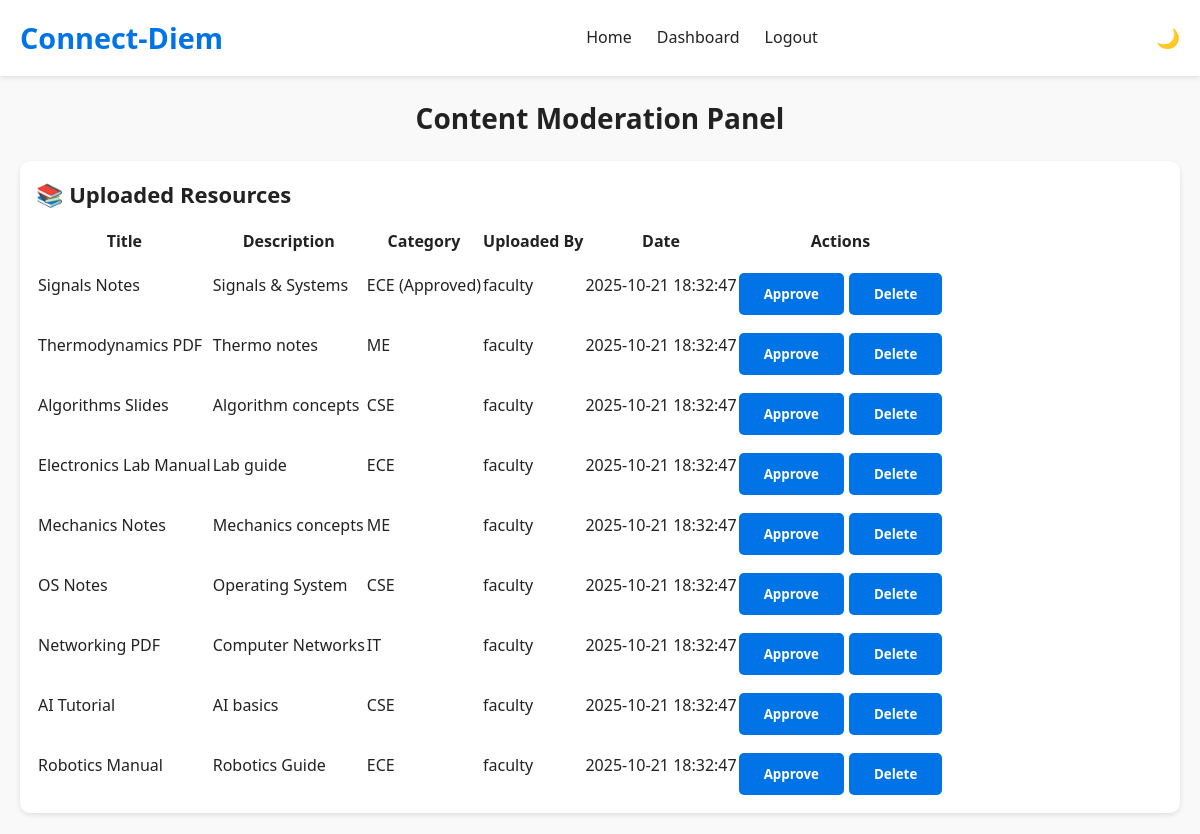
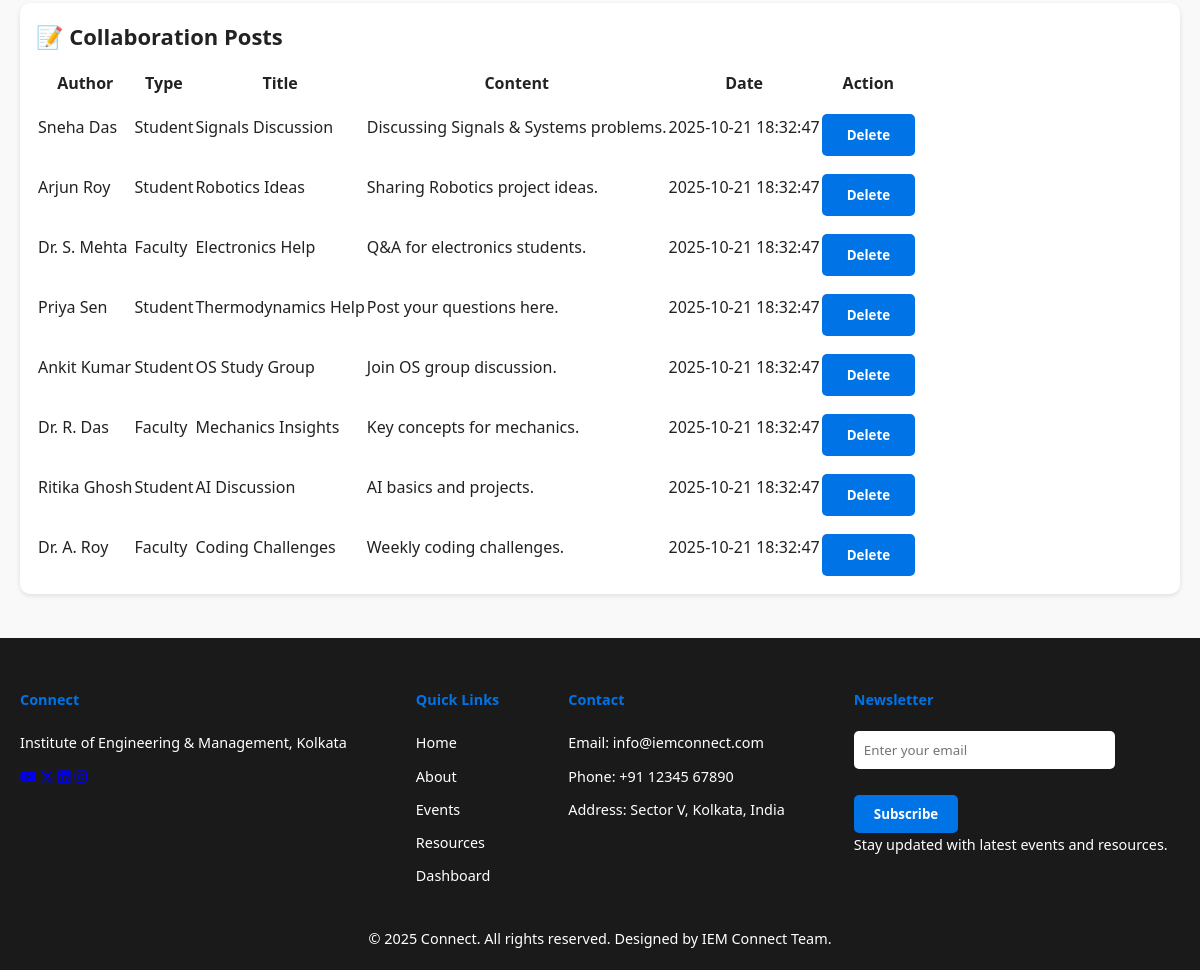
/admin/content_moderation.php (signed in), run on the app's committed database (2 pictures, top to bottom).
### tables this page shows
CREATE TABLE `resources` (
  `resource_id` int(11) NOT NULL,
  `title` varchar(200) DEFAULT NULL,
  `description` text DEFAULT NULL,
  `file_path` varchar(255) DEFAULT NULL,
  `category` varchar(100) DEFAULT NULL,
  `uploaded_by` enum('faculty','admin') DEFAULT 'faculty',
  `faculty_id` int(11) DEFAULT NULL,
  `upload_date` datetime DEFAULT current_timestamp()
);

CREATE TABLE `collaboration` (
  `post_id` int(11) NOT NULL,
  `author_type` enum('student','faculty') NOT NULL,
  `author_id` int(11) NOT NULL,
  `title` varchar(200) DEFAULT NULL,
  `content` text DEFAULT NULL,
  `attachment` varchar(255) DEFAULT NULL,
  `created_at` datetime DEFAULT current_timestamp()
);

### admin/content_moderation.php (the view, shortened to what this page needs)
<?php
include '../includes/db.php';
include '../includes/header.php';
$resources = $conn->query("SELECT * FROM resources ORDER BY upload_date DESC");
$collabs = $conn->query("
    SELECT c.*,
           CASE WHEN c.author_type='faculty' THEN f.name ELSE s.name END AS author_name
    FROM collaboration c
    LEFT JOIN faculty f ON c.author_type='faculty' AND c.author_id=f.faculty_id
    LEFT JOIN students s ON c.author_type='student' AND c.author_id=s.student_id
    ORDER BY c.created_at DESC
");
?>
<main class="dashboard-main">
    <h2 style="text-align:center;">Content Moderation Panel</h2>
    <section class="moderation-section">
        <h3>📚 Uploaded Resources</h3>
        <table>
            <tr>
                <th>Title</th>
                <th>Description</th>
                <th>Category</th>
                <th>Uploaded By</th>
                <th>Date</th>
                <th>Actions</th>
            </tr>
            <?php while($r = $resources->fetch_assoc()): ?>
            <tr>
                <td><?= htmlspecialchars($r['title']) ?></td>
                <td><?= htmlspecialchars($r['description']) ?></td>
                <td><?= htmlspecialchars($r['category']) ?></td>
                <td><?= htmlspecialchars($r['uploaded_by']) ?></td>
                <td><?= htmlspecialchars($r['upload_date']) ?></td>
                <td>
                    <form method="POST" style="display:flex;gap:5px;">
                        <button type="submit" name="action" value="approve" class="btn btn-success">Approve</button>
                        <button type="submit" name="action" value="delete" class="btn btn-danger" onclick="return confirm('Delete this resource?')">Delete</button>
                    </form>
                </td>
            </tr>
            <?php endwhile; ?>
        </table>
    </section>
    <section class="moderation-section">
        <h3>📝 Collaboration Posts</h3>
        <table>
            <tr>
                <th>Author</th>
                <th>Type</th>
                <th>Title</th>
                <th>Content</th>
                <th>Date</th>
                <th>Action</th>
            </tr>
            <?php while($c = $collabs->fetch_assoc()): ?>
            <tr>
                <td><?= htmlspecialchars($c['author_name']) ?></td>
                <td><?= htmlspecialchars(ucfirst($c['author_type'])) ?></td>
                <td><?= htmlspecialchars($c['title']) ?></td>
                <td><?= htmlspecialchars($c['content']) ?></td>
                <td><?= htmlspecialchars($c['created_at']) ?></td>
                <td>
                    <form method="POST" onsubmit="return confirm('Delete this collaboration post?')">
                        <button type="submit" name="delete_collab" class="btn btn-danger">Delete</button>
                    </form>
                </td>
            </tr>
            <?php endwhile; ?>
        </table>
    </section>
</main>
<?php include '../includes/footer.php'; ?>

### includes/header.php (shortened to what this page needs)
<?php
$role = $_SESSION['role'] ?? '';
?>
<!DOCTYPE html>
<html lang="en">
<head>
    <link rel="stylesheet" href="<?php echo ROOT_PATH; ?>assets/css/style.css">
    <link rel="stylesheet" href="https://cdnjs.cloudflare.com/ajax/libs/font-awesome/6.5.0/css/all.min.css">
</head>
<body class="light-mode">
<header>
    <div class="container header-container">
        <div class="logo">
            <a href="<?php echo ROOT_PATH; ?>index.php">Connect-Diem</a>
        </div>
        <nav class="nav">
            <ul class="nav-links">
                <li><a href="<?php echo ROOT_PATH; ?>index.php">Home</a></li>
                <?php if(isset($_SESSION['user_id']) && !empty($role)): ?>
                    <li><a href="<?php echo ROOT_PATH; ?>dashboards/<?php echo $role; ?>_dashboard.php">Dashboard</a></li>
                    <li><a href="<?php echo ROOT_PATH; ?>logout.php">Logout</a></li>
                <?php endif; ?>
            </ul>
        </nav>
        <div class="header-right">
            <div class="dark-mode-toggle">
                <button id="modeToggle">🌙</button>
            </div>
        </div>
    </div>
</header>

### includes/footer.php
<footer>
    <div class="footer-top">
        <div class="container footer-container">
            <div class="footer-col">
                <h4>Connect</h4>
                <p>Institute of Engineering & Management, Kolkata</p>
                <div class="social-icons">
                    <a href="#"><i class="fa-brands fa-youtube"></i></a>
                    <a href="#"><i class="fa-brands fa-x-twitter"></i></a>
                    <a href="#"><i class="fa-brands fa-linkedin"></i></a>
                    <a href="#"><i class="fa-brands fa-instagram"></i></a>
                </div>
            </div>
            <div class="footer-col">
                <h4>Quick Links</h4>
                <ul>
                    <li><a href="../index.php">Home</a></li>
                    <li><a href="../about.php">About</a></li>
                    <li><a href="../events.php">Events</a></li>
                    <li><a href="../resources.php">Resources</a></li>
                    <li><a href="../dashboards/student_dashboard.php">Dashboard</a></li>
                </ul>
            </div>
            <div class="footer-col">
                <h4>Contact</h4>
                <p>Email: info@iemconnect.com</p>
                <p>Phone: +91 12345 67890</p>
                <p>Address: Sector V, Kolkata, India</p>
            </div>
            <div class="footer-col">
                <h4>Newsletter</h4>
                <form>
                    <input type="email" placeholder="Enter your email">
                    <button type="submit">Subscribe</button>
                </form>
                <p class="small-text">Stay updated with latest events and resources.</p>
            </div>
        </div>
    </div>
    <div class="footer-bottom">
        <div class="container">
            <p>&copy; 2025 Connect. All rights reserved. Designed by IEM Connect Team.</p>
        </div>
    </div>
</footer>

### assets/css/style.css (style rules this page uses)
body.light-mode { --bg-color: #f9f9f9; --text-color: #222; --header-bg: #ffffff; --footer-bg: #1a1a1a; --btn-bg: #0073e6; --btn-color: #fff; --btn-secondary-bg: #555; --card-blue-bg: #0073e6; --card-black-bg: #f0f0f0; --card-text-color: #222; }
* { box-sizing: border-box; margin: 0; padding: 0; font-family: 'Segoe UI', Tahoma, Geneva, Verdana, sans-serif; transition: all 0.3s ease; }
body { background-color: var(--bg-color); color: var(--text-color); line-height: 1.6; }
header { background-color: var(--header-bg); padding: 15px 0; box-shadow: 0 2px 5px rgba(0,0,0,0.1); position: sticky; top: 0; z-index: 1000; }
.header-container { max-width: 1200px; margin: auto; display: flex; justify-content: space-between; align-items: center; padding: 0 20px; }
.logo a { font-size: 1.8rem; font-weight: bold; color: var(--btn-bg); text-decoration: none; }
.nav-links { list-style: none; display: flex; align-items: center; }
.nav-links li { margin-left: 25px; position: relative; }
.nav-links a { text-decoration: none; color: var(--text-color); font-weight: 500; transition: color 0.3s; }
.dark-mode-toggle button { background-color: transparent; border: none; cursor: pointer; font-size: 1.2rem; }
.btn { padding: 12px 25px; border-radius: 5px; font-weight: 600; cursor: pointer; transition: all 0.3s ease; text-decoration: none; display: inline-block; }
footer { background-color: var(--footer-bg); color: #fff; padding: 50px 20px 20px; font-size: 0.9rem; }
.footer-container { display: flex; flex-wrap: wrap; gap: 30px; max-width: 1200px; margin: auto; justify-content: space-between; }
.footer-col h4 { margin-bottom: 20px; color: var(--btn-bg); }
.footer-col ul { list-style: none; }
.footer-col ul li { margin-bottom: 10px; }
.footer-col ul li a { color: #fff; text-decoration: none; }
.footer-col p { margin-bottom: 10px; }
.footer-col form input[type="email"] { padding: 10px; border-radius: 5px; border: none; margin-bottom: 10px; width: 80%; }
.footer-col form button { padding: 10px 20px; border: none; border-radius: 5px; background-color: var(--btn-bg); color: #fff; cursor: pointer; }
.footer-bottom { text-align: center; margin-top: 30px; }
.dashboard-main { padding: 40px 20px; min-height: calc(100vh - 120px); background-color: var(--bg-color); transition: background-color 0.3s, color 0.3s; }
body.light-mode { --login-bg-gradient: linear-gradient(135deg, #f9f9f9, #e0e0e0); --card-bg: rgba(255, 255, 255, 0.85); --card-color: #222; --input-bg: rgba(255, 255, 255, 0.8); --input-color: #222; --input-placeholder: rgba(34,34,34,0.6); --btn-bg: #0073e6; --btn-color: #fff; --icon-color: #0073e6; --link-color: #0073e6; --error-color: #ff4c4c; }
body.light-mode { --text-color: #222; --text-muted: #555; --card-bg: #fff; --border-color: #ddd; --hover-bg: #f7f7f7; --table-header-bg: #f0f0f0; }
.dashboard-main h2 { font-size: 2rem; margin-bottom: 1rem; }
.dashboard-main section { background-color: var(--card-bg); padding: 1rem; margin-bottom: 1.5rem; border-radius: 10px; box-shadow: var(--box-shadow); }
form button { margin-top: 1rem; padding: 0.6rem 1.2rem; background-color: var(--btn-bg); color: var(--btn-text); border: none; border-radius: 6px; cursor: pointer; font-weight: 600; transition: 0.2s; }
:root { --card-bg: #f9f9f9; --box-shadow: 0 2px 8px rgba(0,0,0,0.1); --border-color: #ddd; --text-color: #333; --th-bg: #e0e0e0; --th-text: #000; --tr-even: #f2f2f2; --tr-hover: #dcdcdc; --input-bg: #fff; --btn-bg: #007bff; --btn-text: #fff; --btn-hover: #0056b3; }
.dashboard-main { padding: 20px; font-family: Arial, sans-serif; }
.dashboard-main h2 { font-size: 28px; margin-bottom: 20px; color: var(--text-color); }
section { margin-bottom: 40px; background-color: var(--section-bg); padding: 15px; border-radius: 8px; box-shadow: var(--box-shadow); }
h3 { font-size: 22px; margin-bottom: 15px; color: var(--text-color); }
:root { --text-color: #333; --section-bg: #f9f9f9; --box-shadow: 0 2px 5px rgba(0,0,0,0.1); --table-bg: #fff; --table-header-bg: #e0e0e0; --table-border: #ccc; --table-hover: #f1f1f1; --input-bg: #fff; --input-border: #ccc; --btn-bg: #4CAF50; --btn-hover: #45a049; --btn-text: #fff; }

### data on the page
resources: title "Signals Notes", description "Signals & Systems", category "ECE (Approved)", uploaded_by "faculty", upload_date "2025-10-21 18:32:47"
resources: title "Thermodynamics PDF", description "Thermo notes", category "ME", uploaded_by "faculty", upload_date "2025-10-21 18:32:47"
resources: title "Algorithms Slides", description "Algorithm concepts", category "CSE", uploaded_by "faculty", upload_date "2025-10-21 18:32:47"
resources: title "Electronics Lab Manual", description "Lab guide", category "ECE", uploaded_by "faculty", upload_date "2025-10-21 18:32:47"
resources: title "Mechanics Notes", description "Mechanics concepts", category "ME", uploaded_by "faculty", upload_date "2025-10-21 18:32:47"
resources: title "OS Notes", description "Operating System", category "CSE", uploaded_by "faculty", upload_date "2025-10-21 18:32:47"
resources: title "Networking PDF", description "Computer Networks", category "IT", uploaded_by "faculty", upload_date "2025-10-21 18:32:47"
resources: title "AI Tutorial", description "AI basics", category "CSE", uploaded_by "faculty", upload_date "2025-10-21 18:32:47"
resources: title "Robotics Manual", description "Robotics Guide", category "ECE", uploaded_by "faculty", upload_date "2025-10-21 18:32:47"
collaboration: author_name "Sneha Das", author_type "Student", title "Signals Discussion", content "Discussing Signals & Systems problems.", created_at "2025-10-21 18:32:47"
collaboration: author_name "Arjun Roy", author_type "Student", title "Robotics Ideas", content "Sharing Robotics project ideas.", created_at "2025-10-21 18:32:47"
collaboration: author_name "Dr. S. Mehta", author_type "Faculty", title "Electronics Help", content "Q&A for electronics students.", created_at "2025-10-21 18:32:47"
collaboration: author_name "Priya Sen", author_type "Student", title "Thermodynamics Help", content "Post your questions here.", created_at "2025-10-21 18:32:47"
collaboration: author_name "Ankit Kumar", author_type "Student", title "OS Study Group", content "Join OS group discussion.", created_at "2025-10-21 18:32:47"
collaboration: author_name "Dr. R. Das", author_type "Faculty", title "Mechanics Insights", content "Key concepts for mechanics.", created_at "2025-10-21 18:32:47"
collaboration: author_name "Ritika Ghosh", author_type "Student", title "AI Discussion", content "AI basics and projects.", created_at "2025-10-21 18:32:47"
collaboration: author_name "Dr. A. Roy", author_type "Faculty", title "Coding Challenges", content "Weekly coding challenges.", created_at "2025-10-21 18:32:47"
